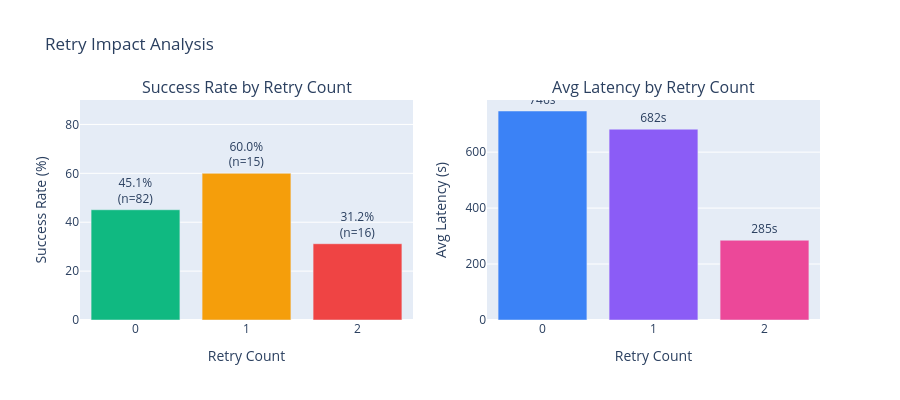

Notebook cell for this chart:
### Code cell
# ── Retry impact ──
retry_impact = df.groupby('retry_count').agg(
    total=('is_success', 'count'),
    successes=('is_success', 'sum'),
    success_rate=('is_success', 'mean'),
    avg_latency=('latency_seconds', 'mean')
).reset_index()
retry_impact['success_pct'] = (retry_impact['success_rate'] * 100).round(1)

fig = make_subplots(rows=1, cols=2,
                    subplot_titles=['Success Rate by Retry Count', 'Avg Latency by Retry Count'])

fig.add_trace(go.Bar(
    x=retry_impact['retry_count'],
    y=retry_impact['success_pct'],
    marker_color=['#10B981', '#F59E0B', '#EF4444'],
    text=[f'{v}%<br>(n={t})' for v, t in zip(retry_impact['success_pct'], retry_impact['total'])],
    textposition='outside'
), row=1, col=1)

fig.add_trace(go.Bar(
    x=retry_impact['retry_count'],
    y=retry_impact['avg_latency'].round(0),
    marker_color=['#3B82F6', '#8B5CF6', '#EC4899'],
    text=[f'{int(v)}s' for v in retry_impact['avg_latency']],
    textposition='outside'
), row=1, col=2)

fig.update_layout(title_text='Retry Impact Analysis', height=400, showlegend=False)
fig.update_xaxes(title_text='Retry Count', tickvals=[0, 1, 2])
fig.update_yaxes(title_text='Success Rate (%)', range=[0, 90], row=1, col=1)
fig.update_yaxes(title_text='Avg Latency (s)', row=1, col=2)
fig.show()

print('Retry breakdown:')
print(retry_impact[['retry_count', 'total', 'successes', 'success_pct', 'avg_latency']].to_string(index=False))

### Figure 1 — Plotly figure (JSON) as saved in the notebook; plotly's stock layout.template omitted (floating-point values rounded to 4 significant figures)
{"data": [{"marker": {"color": ["#10B981", "#F59E0B", "#EF4444"]}, "text": ["45.1%<br>(n=82)", "60.0%<br>(n=15)", "31.2%<br>(n=16)"], "textposition": "outside", "type": "bar", "x": [0, 1, 2], "xaxis": "x", "y": [45.1, 60.0, 31.2], "yaxis": "y"}, {"marker": {"color": ["#3B82F6", "#8B5CF6", "#EC4899"]}, "text": ["746s", "682s", "285s"], "textposition": "outside", "type": "bar", "x": [0, 1, 2], "xaxis": "x2", "y": [747.0, 682.0, 285.0], "yaxis": "y2"}], "layout": {"annotations": [{"font": {"size": 16}, "showarrow": false, "text": "Success Rate by Retry Count", "x": 0.225, "xanchor": "center", "xref": "paper", "y": 1, "yanchor": "bottom", "yref": "paper"}, {"font": {"size": 16}, "showarrow": false, "text": "Avg Latency by Retry Count", "x": 0.775, "xanchor": "center", "xref": "paper", "y": 1, "yanchor": "bottom", "yref": "paper"}], "height": 400, "showlegend": false, "title": {"text": "Retry Impact Analysis"}, "xaxis": {"anchor": "y", "domain": [0, 0.45], "tickvals": [0, 1, 2], "title": {"text": "Retry Count"}}, "xaxis2": {"anchor": "y2", "domain": [0.55, 1], "tickvals": [0, 1, 2], "title": {"text": "Retry Count"}}, "yaxis": {"anchor": "x", "domain": [0, 1], "range": [0, 90], "title": {"text": "Success Rate (%)"}}, "yaxis2": {"anchor": "x2", "domain": [0, 1], "title": {"text": "Avg Latency (s)"}}}}
